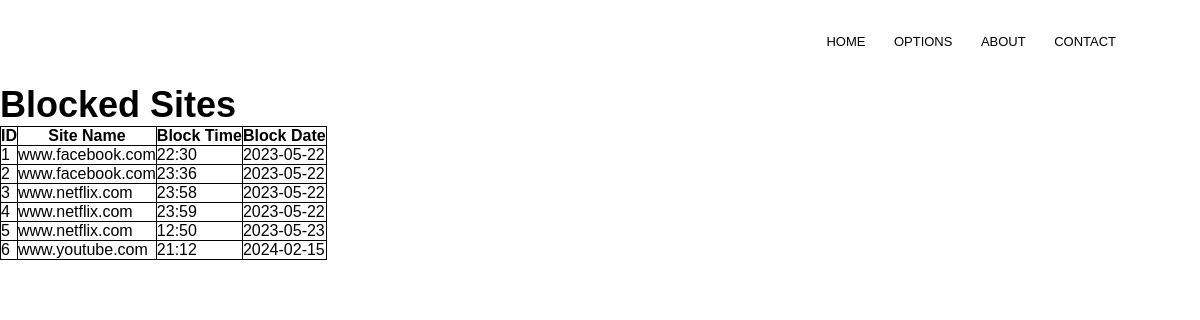
Page /block_entry on the committed database.
### tables this page shows
CREATE TABLE blocked (id INTEGER PRIMARY KEY AUTOINCREMENT, site_name TEXT, block_time TEXT, block_date TEXT);

### app.py (the view)
@app.route('/block_entry')
def block_entry():
    conn = sqlite3.connect('websiteblock.db')
    cursor = conn.cursor()
    cursor.execute("SELECT * FROM blocked")
    blocked_sites = cursor.fetchall()
    cursor.close()
    conn.close()
    return render_template('blocked_sites.html', blocked_sites=blocked_sites)

### templates/blocked_sites.html (shortened to what this page needs)
<!DOCTYPE html>
<html>
<head>
        <link rel="stylesheet" href="/static/style.css">
</head>
<body>
    <nav>
        <div class="nav-links">
            <ul>
                <li><a href="/" style="color: black;">HOME</a></li>
                <li><a href="./Options" style="color: black;">OPTIONS</a></li>
                <li><a href="./About" style="color: black;">ABOUT</a></li>
                <li><a href="./contact" style="color: black;">CONTACT</a></li>
            </ul>
        </div>
    </nav>
    <h1>Blocked Sites</h1>
    <table>
        <tr>
            <th>ID</th>
            <th>Site Name</th>
            <th>Block Time</th>
            <th>Block Date</th>
        </tr>
        {% for site in blocked_sites %}
        <tr>
            <td>{{ site[0] }}</td>
            <td>{{ site[1] }}</td>
            <td>{{ site[2] }}</td>
            <td>{{ site[3] }}</td>
        </tr>
        {% endfor %}
    </table>
</body>
</html>

### static/style.css (style rules this page uses)
* { margin: 0; padding: 0; font-family: 'Poppins', sans-serif; scroll-behavior: smooth; }
nav { display: flex; padding: 2% 6%; justify-content: space-between; align-items: center; }
.nav-links { flex: 1; text-align: right; }
.nav-links ul li { list-style: none; display: inline-block; padding: 8px 12px; position: relative; }
.nav-links ul li a { color: #fff; text-decoration: none; font-size: 13px; }
.nav-links ul li::after { content: ''; width: 0%; height: 2px; background: #f44336; display: block; margin: auto; transition: 0.5s; }
h1 { font-size: 36px; font-weight: 600; }

### templates/blocked_sites.html (style rules this page uses)
table, th, td { border: 1px solid black; border-collapse: collapse; }

### rows in the picture
blocked: id "1", site_name "www.facebook.com", block_time "22:30", block_date "2023-05-22"
blocked: id "2", site_name "www.facebook.com", block_time "23:36", block_date "2023-05-22"
blocked: id "3", site_name "www.netflix.com", block_time "23:58", block_date "2023-05-22"
blocked: id "4", site_name "www.netflix.com", block_time "23:59", block_date "2023-05-22"
blocked: id "5", site_name "www.netflix.com", block_time "12:50", block_date "2023-05-23"
blocked: id "6", site_name "www.youtube.com", block_time "21:12", block_date "2024-02-15"
